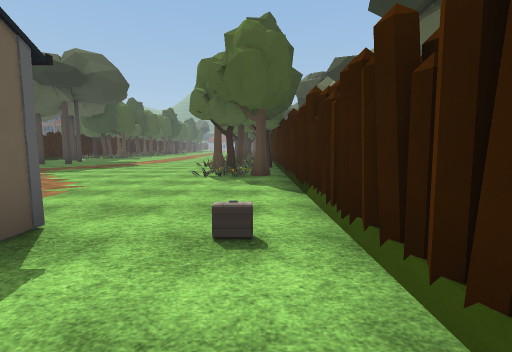
[1] (above)

24 first-person views from a walk through a scene from a Unity 3-D project. The camera is 1.5 m above the floor, tilts 6° down and sees 85° across. The floor is counted in squares, 2 m on a side. Each view is taken from the middle of a square. On the plan, view 1 faces up. The plan holds only what a view shows up to about 10 squares ahead; the rest is blank. The place goes on beyond the plan. The player is left out. Some animated figures are not drawn. Door leaves are left out, so doorways stand open. Some surface patterns are stand-ins.

[2]
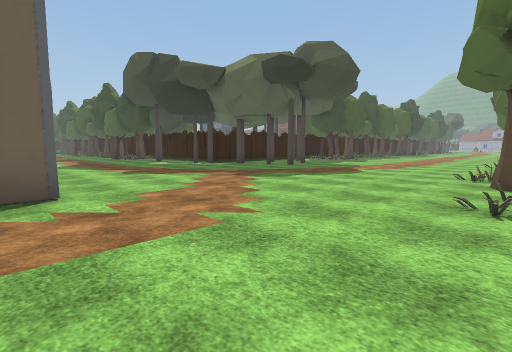

[3]
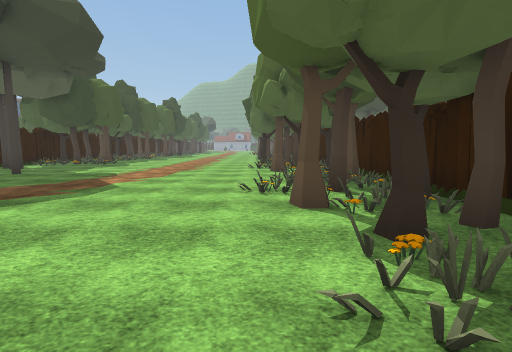

[4]
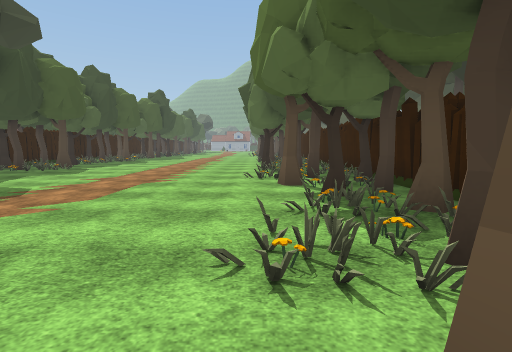

[5]
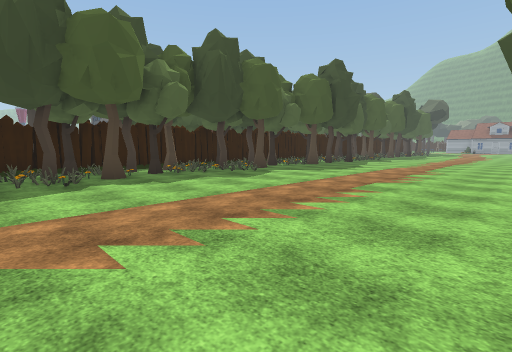

[6]
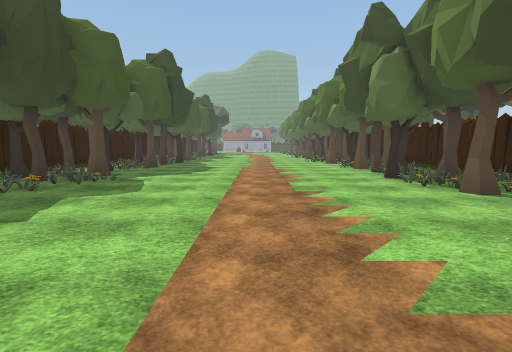

[7]
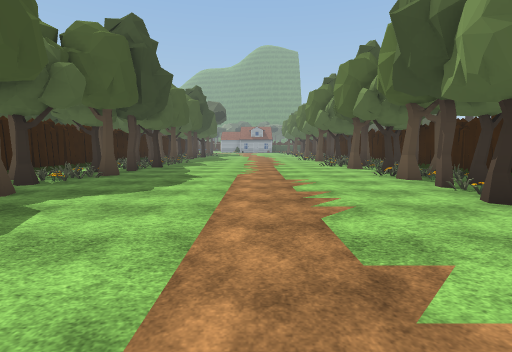

[8]
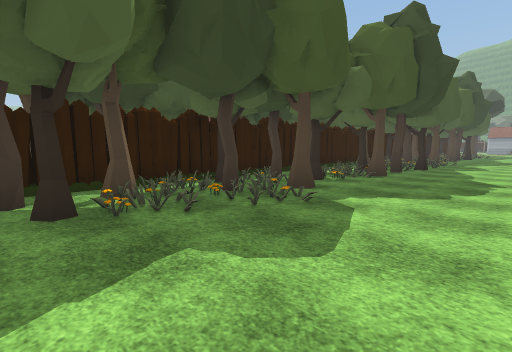

[9]
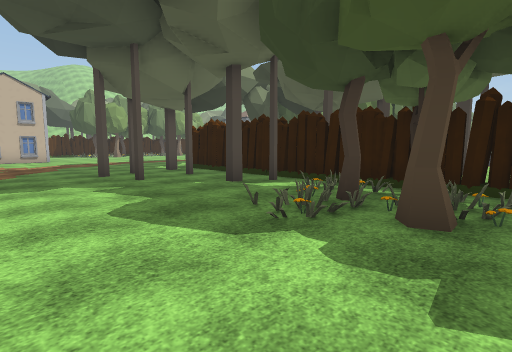

[10]
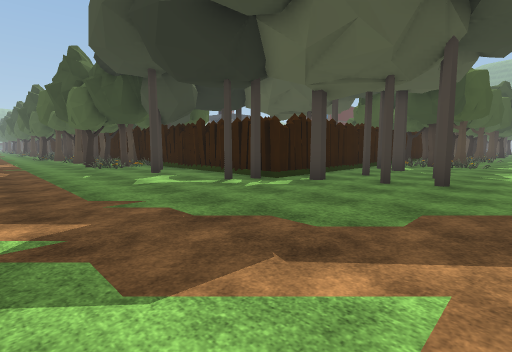

[11]
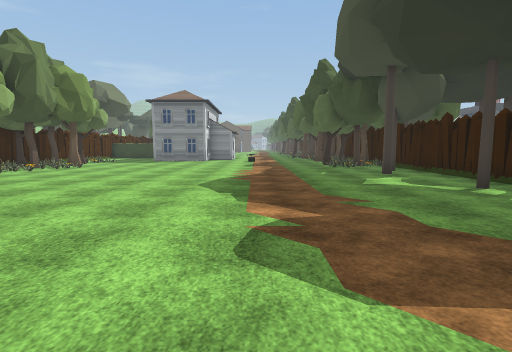

[12]
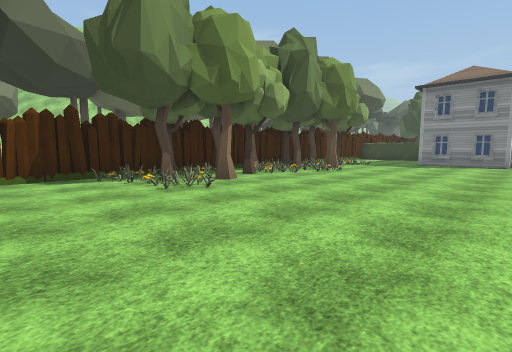

[13]
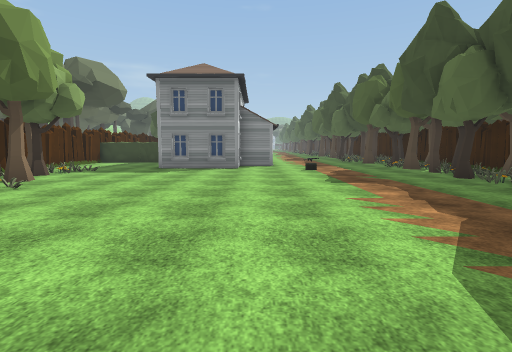

[14]
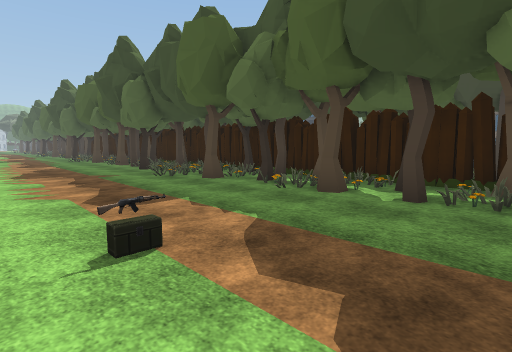

[15]
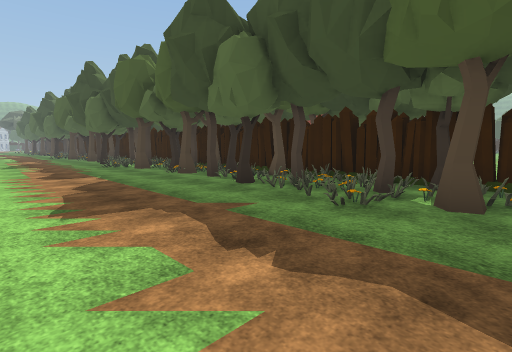

[16]
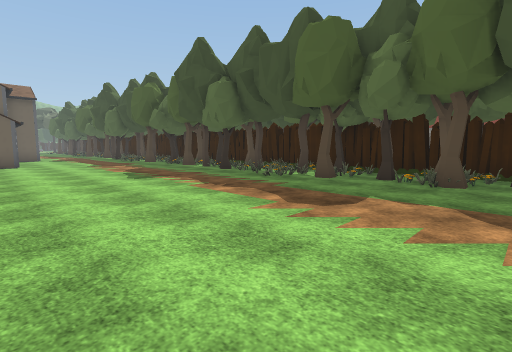

[17]
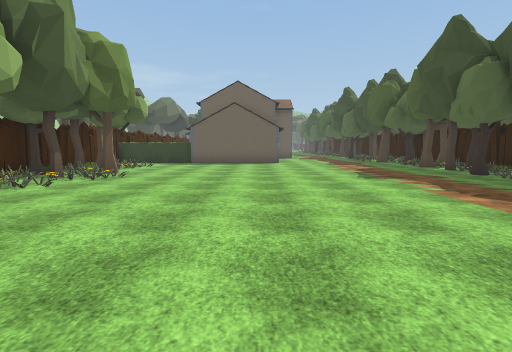

[18]
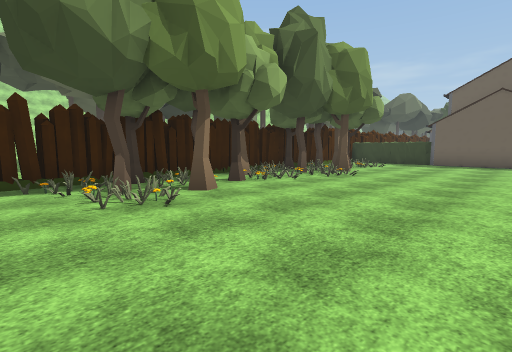

[19]
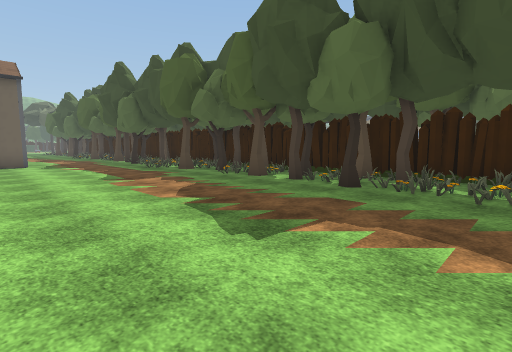

[20]
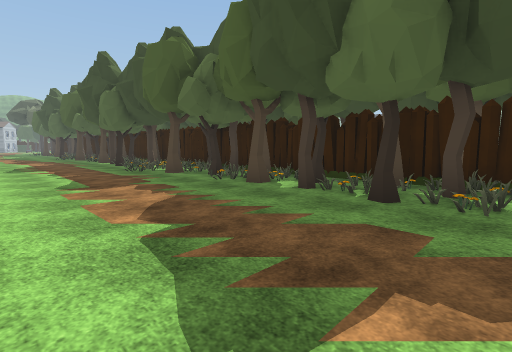

[21]
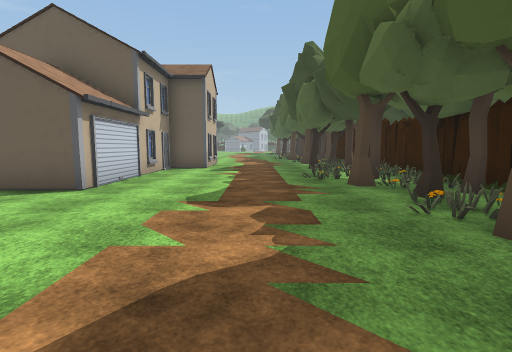

[22]
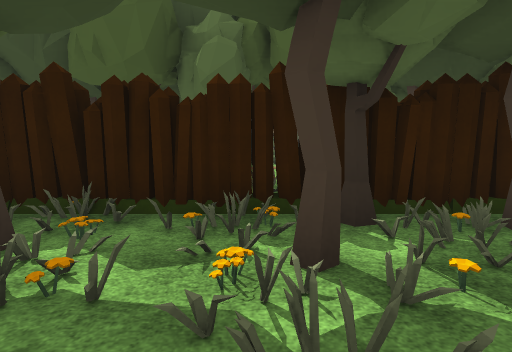

[23]
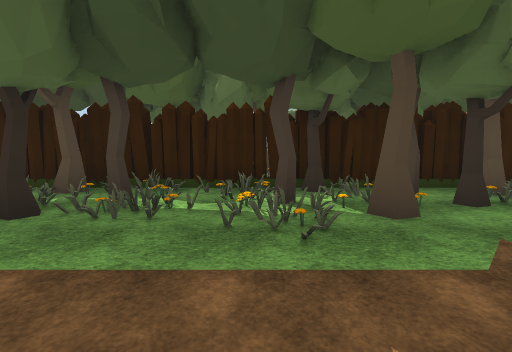

[24]
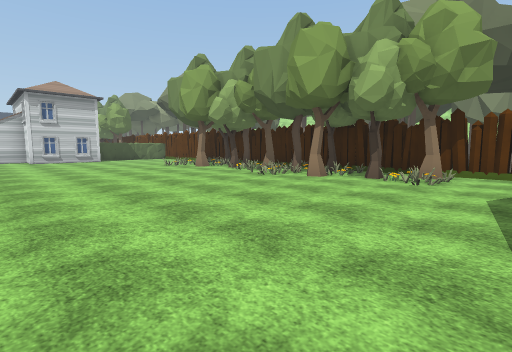

### Floor plan
Key: @ floor where view 1 was taken; # wall or solid block; x gap in a wall; . floor; T tree; H house; O other object.
Columns run from 48 left of view 1 to 1 right of it. Each row starts with its distance up from view 1.
 30                                     #. T......T O#
 29                                     #. T........ #
 28                                     #.T........TT#
 27                                    T#..TO...... T#
 26                                    O#..O......OT.#
 25                                     #TT.......OTO#
 24                                    T#TOOT.....TO #
 23                                   O ##OTO.....OT
 22                                   TT#OOO.......O
 21                                   T #OTO.......
 20                                     #TOO.......T
 19                                     #TOOT.....T
 18                                     ##OTO.....O  #
 17                                     #.O..........#
 16                                     ##........OTO#
 15                                     ###........TT#
 14   TT      T O             OOO       #..#.......OT#
 13  TT.TTT  TTTT OO    O O   TO        #.#.......OTO#
 12     x  T       x T TT#T      #      #..........OT#
 11 T###TT#T##T###TT#T#T###TT#T##T ######.........OTO#
 10 OOOTOOOO.TOTOTO.T T.OOOOOO.OT  T##............OTT#
  9 TOOOOOTOTTOTO.OTOTT.O.OOTOOTTTO................OT#
  8 .....O.........O.....O.OO....O................OT #
  7 ................................................T#
  6 ...........................O.....................#
  5 #................................................#
  4 ######..............      ..............  H......#
  3      #.............       H.............  #......#
  2      #.............       #.............      #.O#
  1       .............       #.............       ..#
  0       .............       ..............        @
 -1      H..O.TOOO.TO..       ..O.T..OOTO...
 -2      H.OOTOOT.T OTO        O.T OO.T OT..
 -3      H..TT O.TT#TOO         TOO  TTTOO..
 -4       #############       ##    ########

Positions as (right, up) in squares from view 1, and headings:
1: (0, 0), facing up
2: (-1, 3), facing up-left
3: (-2, 6), facing up
4: (-2, 9), facing up
5: (-2, 17), facing up-left
6: (-5, 17), facing up
7: (-5, 20), facing up
8: (-6, 20), facing up-left
9: (-6, 20), facing down-left
10: (-7, 6), facing up-left
11: (-7, 6), facing left
12: (-9, 4), facing down-left
13: (-12, 4), facing left
14: (-19, 5), facing up-left
15: (-24, 5), facing up-left
16: (-30, 3), facing up-left
17: (-30, 3), facing left
18: (-30, 3), facing down-left
19: (-35, 4), facing up-left
20: (-36, 5), facing up-left
21: (-38, 7), facing left
22: (-45, 8), facing up
23: (-45, 6), facing up
24: (-42, 5), facing down-right
